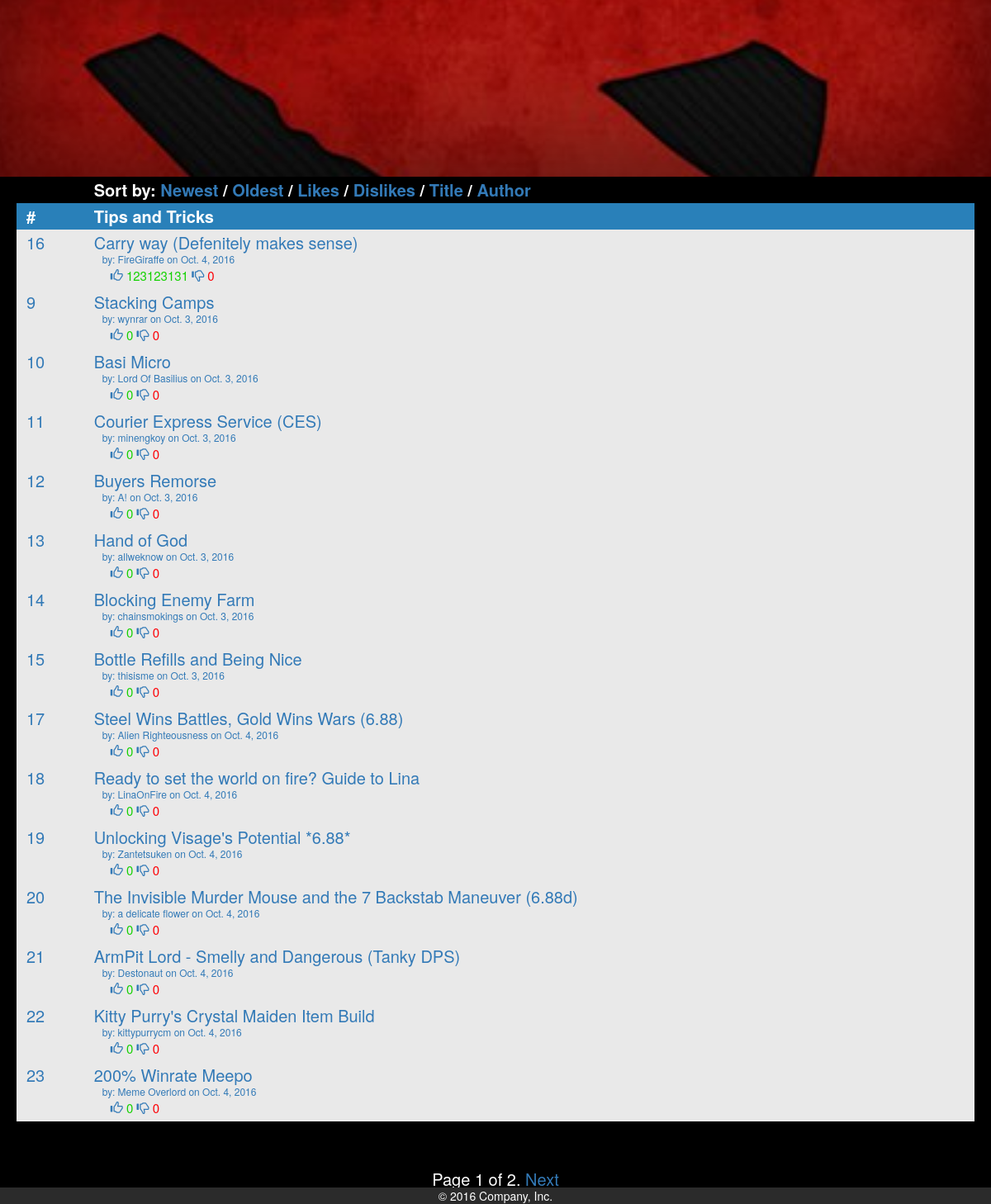
Before: /mysite/orderbylikes/ (lower part) with the older database file.
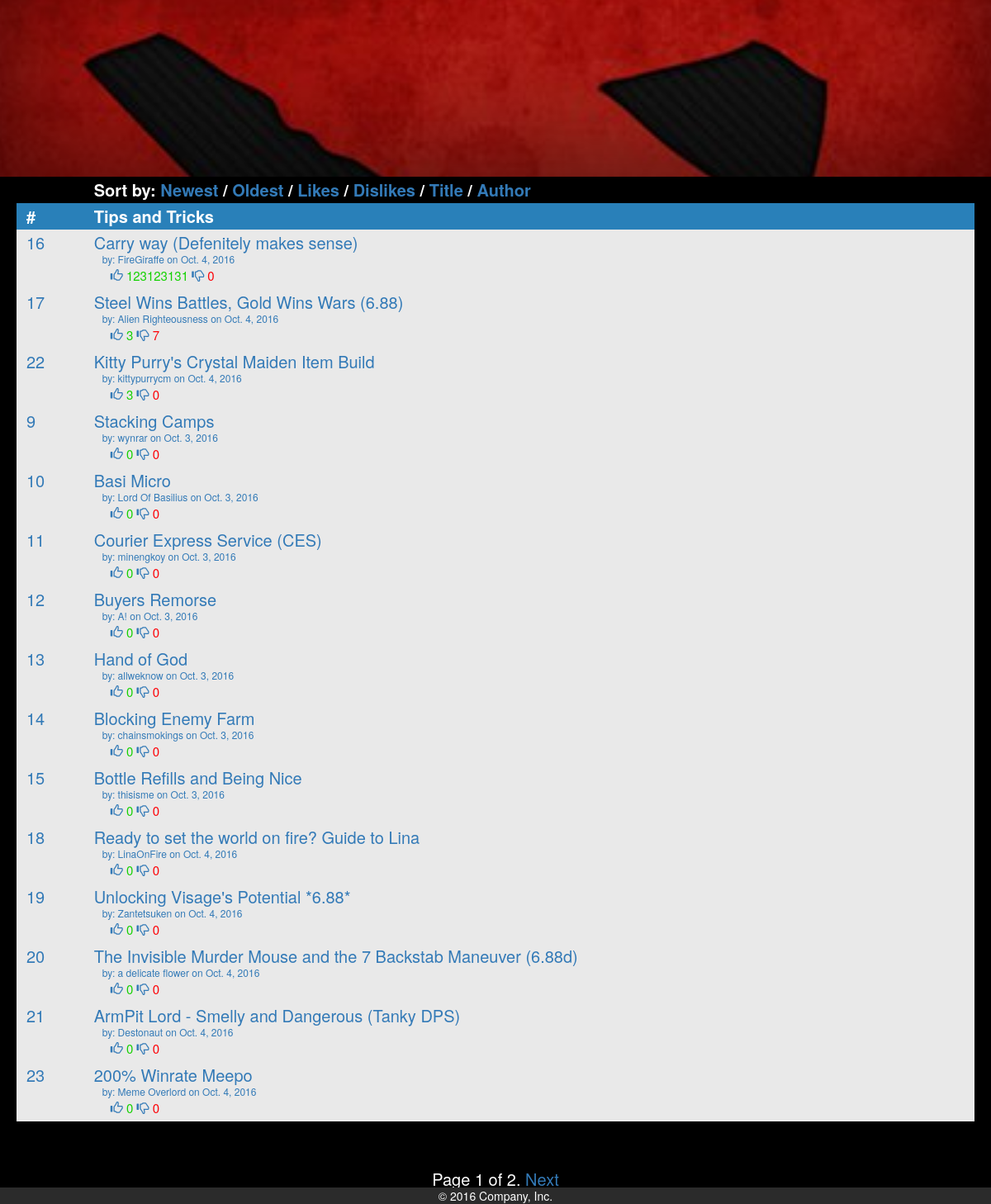
After: the same page with the newer database file.
### mysite/models.py (models this page shows, shortened)
class Tips(models.Model):
	title=models.CharField(max_length=300,blank=False,unique=True)
	desc=models.TextField(blank=False)
	date_added = models.DateField(auto_now=False,auto_now_add=True)
	author=models.CharField(max_length=300,blank=False)
	imgdesc=models.FileField(null=True,blank=True)
	likes=models.TextField( default=0)
	dislikes=models.TextField( default=0)
	class Meta:
		verbose_name="Tips"

### mysite/views.py (the view)
def orderbylikes(request):
	tip_list=Tips.objects.all().order_by('-likes')
	paginator=Paginator(tip_list,15)
	page = request.GET.get('page')
	try:
		tip=paginator.page(page)
	except PageNotAnInteger:
		tip=paginator.page(1)
	except EmptyPage:
		tip=paginator.page(paginator.num_pages)
	return (render(request,'index.html',{'message':tip}))

### mysite/templates/index.html (shortened to what this page needs)
<!DOCTYPE html>
{% load staticfiles %}
<html lang="en">
  <head>
    <link href="{% static 'mysite/css/bootstrap.min.css' %}" rel="stylesheet">
    <link href="{% static 'mysite/css/table.css' %}" rel="stylesheet">
  </head>
  <body>
<div class="homeimage">
<img src="{% static 'mysite/images/placeholder.png' %}" class="myimage"><img>
</div>
<div class="wrapper">
  <div class="table">
    <div class="row header black">
      <div class="cell">
      </div>
      <div class="cell">
        Sort by:
        <a href="{% url 'mysite:index'%}">Newest</a>
        /
        <a href="{% url 'mysite:oldest'%}">Oldest</a>
        /
        <a href="{% url 'mysite:orderbylikes'%}">Likes</a>
        /
        <a href="{% url 'mysite:orderbydislikes'%}">Dislikes</a>
        /
        <a href="{% url 'mysite:orderbytitle'%}">Title</a>
        /
        <a href="{% url 'mysite:orderbyauthor'%}">Author</a>
      </div>
    </div>
    <div class="row header blue">
      <div class="cell">
        #
      </div>
      <div class="cell">
        Tips and Tricks
      </div>
    </div>
     {% for m in message %}
    <div class="row">
      <div class="cell cell-no">
      <a href="#{{m.id}}" data-toggle="modal">{{m.id}}  </a>
      </div>
      <div class="cell ">
      <a href="#{{m.id}}" data-toggle="modal">{{m.title}} <br><div class="author"> by: {{m.author}} on {{m.date_added}} </div>
      </a>
      <div class="LD">
      <a href="{% url 'mysite:likebtn' id=m.id %}">
        <span class="glyphicon glyphicon-thumbs-up" ></span>
      </a>
        <span class="likes"> {{m.likes}}
        </span>
      <a href="{% url 'mysite:dislikebtn' id=m.id %}">
      <span class="glyphicon glyphicon-thumbs-down"></span>
      </a>
        <span class=" dislikes"> {{m.dislikes}}
        </span>
      </div>
      </div>
    </div>
    {% endfor %}
  </div>
</div>
<center>
<div class="pagination mypagination">
    <span class="step-links">
        <span class="current">
            Page {{ message.number }} of {{ message.paginator.num_pages }}.
        </span>
        {% if  message.has_next %}
            <a href="?page={{ message.next_page_number }}">Next</a>
        {% endif %}
    </span>
</div>  </center>
<center>
 <footer class="webfoot">
	        <p>&copy; 2016 Company, Inc.</p>
 </footer>
</center>
  </body>
</html>

Changed rows visible on the page:
changed Tips "Steel Wins Battles, Gold Wins Wars (6.88)": likes "0" → "3"; dislikes "0" → "7"; moves up the list
changed Tips "Kitty Purry's Crystal Maiden Item Build": likes "0" → "3"; moves up the list
